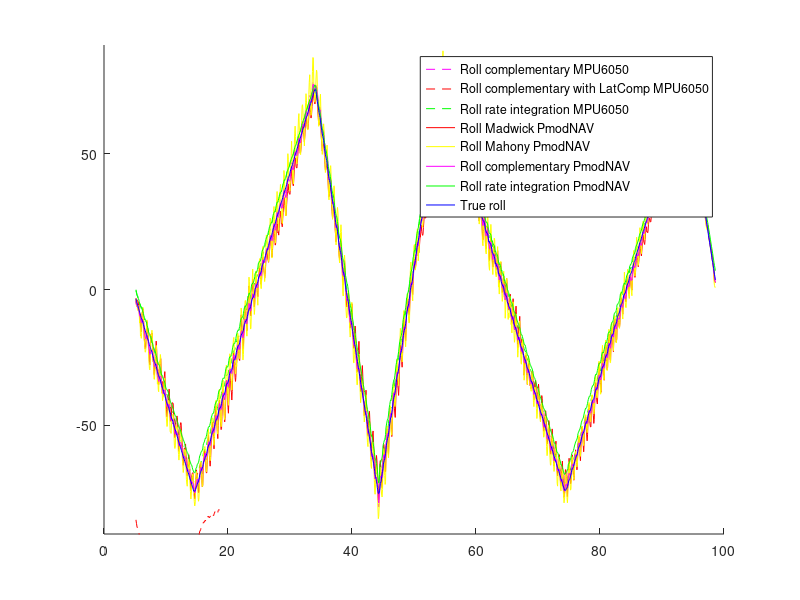
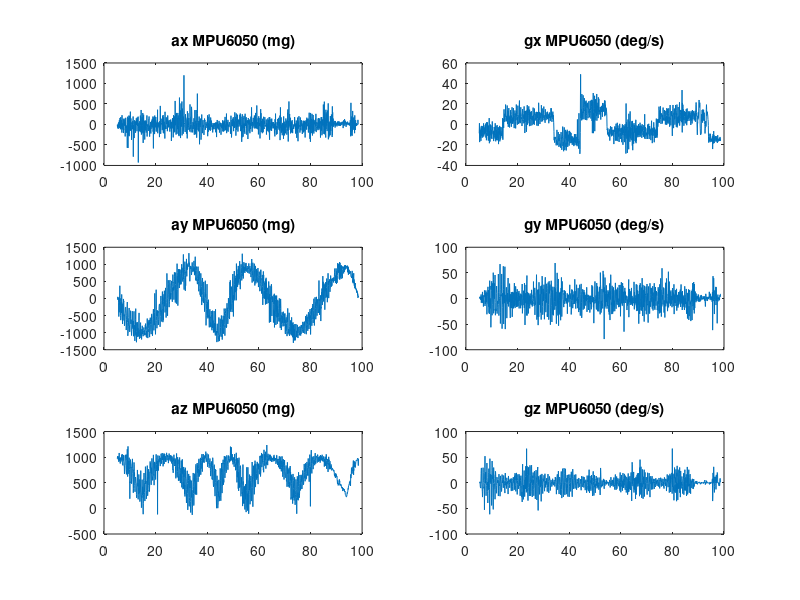
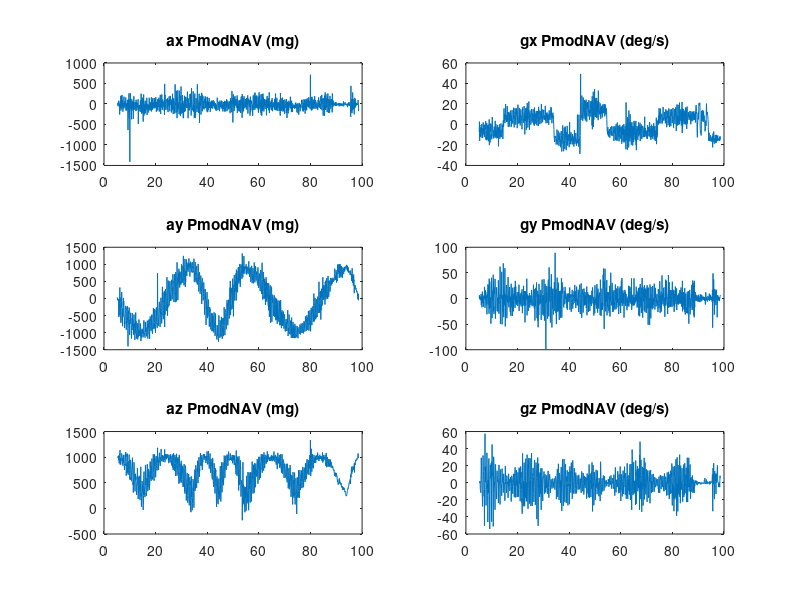

The MATLAB script that drew these images, in order:
% load('test_noLateralMovement.mat');
load('test_smallLateralMovement.mat');

h = figure;ylim([-90 90]);
hold on;
h1 = plot(time(2:end),roll_comp_vec_MPU6050(2:end),'--m','XDataSource','time','YDataSource','roll_comp_vec');
h2 = plot(time(2:end),roll_comp_latComp_vec_MPU6050(2:end),'--r','XDataSource','time','YDataSource','roll_comp_latComp_vec');
h3 = plot(time(2:end),roll_intGyro_vec_MPU6050(2:end),'--g','XDataSource','time','YDataSource','roll_intGyro_vec');
h4 = plot(time(2:end),roll_madgwick_vec_PmodNAV(2:end),'r','XDataSource','time','YDataSource','roll_madgwick_vec');
h5 = plot(time(2:end),roll_mahony_vec_PmodNAV(2:end),'y','XDataSource','time','YDataSource','roll_mahony_vec');
h6 = plot(time(2:end),roll_comp_vec_PmodNAV(2:end),'m','XDataSource','time','YDataSource','roll_comp_vec');
h7 = plot(time(2:end),roll_intGyro_vec_PmodNAV(2:end),'g','XDataSource','time','YDataSource','roll_intGyro_vec');
h8 = plot(time(2:end),roll_true_vec(2:end),'b','XDataSource','time','YDataSource','roll_true_vec');
legend('Roll complementary MPU6050','Roll complementary with LatComp MPU6050','Roll rate integration MPU6050','Roll Madwick PmodNAV','Roll Mahony PmodNAV','Roll complementary PmodNAV','Roll rate integration PmodNAV','True roll');

% MPU 6050
hh = figure;
hold on;
subplot(321);hh1 = plot(time(2:end),1000*ax_vec_MPU6050(2:end),'XDataSource','time','YDataSource','ax_vec');title('ax MPU6050 (mg)');
subplot(323);hh2 = plot(time(2:end),1000*ay_vec_MPU6050(2:end),'XDataSource','time','YDataSource','ay_vec');title('ay MPU6050 (mg)');
subplot(325);hh3 = plot(time(2:end),1000*az_vec_MPU6050(2:end),'XDataSource','time','YDataSource','az_vec');title('az MPU6050 (mg)');
subplot(322);hh4 = plot(time(2:end),gx_vec_MPU6050(2:end),'XDataSource','time','YDataSource','gx_vec');title('gx MPU6050 (deg/s)');
subplot(324);hh5 = plot(time(2:end),gy_vec_MPU6050(2:end),'XDataSource','time','YDataSource','gy_vec');title('gy MPU6050 (deg/s)');
subplot(326);hh6 = plot(time(2:end),gz_vec_MPU6050(2:end),'XDataSource','time','YDataSource','gz_vec');title('gz MPU6050 (deg/s)');

% PmodNAV
hhh = figure;
hold on;
subplot(321);hhh1 = plot(time(2:end),ax_vec_PmodNAV(2:end),'XDataSource','time','YDataSource','ax_vec');title('ax PmodNAV (mg)');
subplot(323);hhh2 = plot(time(2:end),ay_vec_PmodNAV(2:end),'XDataSource','time','YDataSource','ay_vec');title('ay PmodNAV (mg)');
subplot(325);hhh3 = plot(time(2:end),az_vec_PmodNAV(2:end),'XDataSource','time','YDataSource','az_vec');title('az PmodNAV (mg)');
subplot(322);hhh4 = plot(time(2:end),gx_vec_PmodNAV(2:end),'XDataSource','time','YDataSource','gx_vec');title('gx PmodNAV (deg/s)');
subplot(324);hhh5 = plot(time(2:end),gy_vec_PmodNAV(2:end),'XDataSource','time','YDataSource','gy_vec');title('gy PmodNAV (deg/s)');
subplot(326);hhh6 = plot(time(2:end),gz_vec_PmodNAV(2:end),'XDataSource','time','YDataSource','gz_vec');title('gz PmodNAV (deg/s)');


% Errors
err_comp_MPU6050 = norm(roll_true_vec(2:end) - roll_comp_vec_MPU6050(2:end));
err_comp_latComp_MPU6050 = norm(roll_true_vec(2:end) - roll_comp_latComp_vec_MPU6050(2:end));
err_intGyro_MPU6050 = norm(roll_true_vec(2:end) - roll_intGyro_vec_MPU6050(2:end));
err_magwick_PmodNAV = norm(roll_true_vec(2:end) - roll_madgwick_vec_PmodNAV(2:end));
err_mahony_PmodNAV = norm(roll_true_vec(2:end) - roll_mahony_vec_PmodNAV(2:end));
err_comp_PmodNAV = norm(roll_true_vec(2:end) - roll_comp_vec_PmodNAV(2:end));
err_intGyro_PmodNAV = norm(roll_true_vec(2:end) - roll_intGyro_vec_PmodNAV(2:end));
fprintf('err_comp_MPU6050\t\t\t%f\nerr_comp_latComp_MPU6050\t%f\nerr_intGyro_MPU6050\t\t\t%f\nerr_magwick_PmodNAV\t\t\t%f\nerr_mahony_PmodNAV\t\t\t%f\nerr_comp_PmodNAV\t\t\t%f\nerr_intGyro_PmodNAV\t\t\t%f\n',err_comp_MPU6050,err_comp_latComp_MPU6050,err_intGyro_MPU6050,err_magwick_PmodNAV,err_mahony_PmodNAV,err_comp_PmodNAV,err_intGyro_PmodNAV);